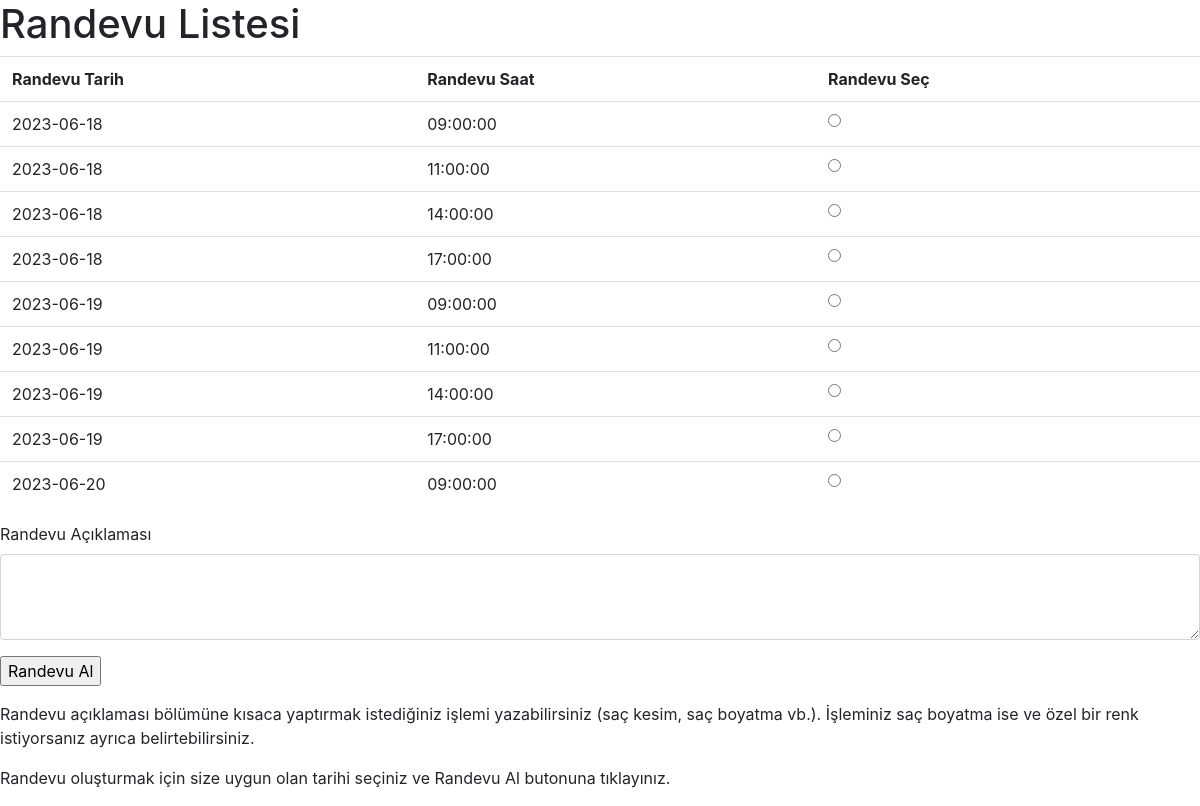
The page /randevu_al.php on the database its author committed.
### tables this page shows
CREATE TABLE `randevular` (
  `randevu_id` bigint(20) UNSIGNED NOT NULL,
  `randevu_tarih` date NOT NULL,
  `randevu_saat` time NOT NULL,
  `randevu_aciklama` varchar(255) NOT NULL,
  `randevu_musaitlik` tinyint(1) NOT NULL,
  `kullanici_id` bigint(20) DEFAULT NULL
);

### randevu_al.php (the view, shortened to what this page needs)
<?php
require_once("veri_tabani.php");
$sql = "SELECT * FROM `randevular` WHERE `randevu_musaitlik` = 1";
$sonuc = mysqli_query($conn, $sql);
if(mysqli_num_rows($sonuc) > 0){
    echo "<h1>Randevu Listesi</h1>";
    echo '<form action="randevu_al.php" method="post">';
    echo "<table class='table table-hover'>";
    echo "<tr><th>Randevu Tarih</th><th>Randevu Saat</th><th>Randevu Seç</th></tr>";
    while($satir = mysqli_fetch_assoc($sonuc)){
        echo "<tr>";
        echo "<td>".$satir['randevu_tarih']."</td>";
        echo "<td>".$satir['randevu_saat']."</td>";
        echo "<td><input type='radio' name='secilen_randevu' value='".$satir['randevu_id']."'></td>";
        echo "</tr>";
    }
    echo "</table>";
    echo '<div class="mb-3">';
    echo '<label for="randevu_aciklama" class="form-label">Randevu Açıklaması</label>';
    echo '<textarea class="form-control" name="randevu_aciklama" id="randevu_aciklama" rows="3"></textarea>';
    echo '</div>';
    echo "<input type='submit' name='submit' value='Randevu Al'>";
    echo "</form>";
}
else{
    echo '<div class="p-3 mb-2 bg-warning text-dark"><p>Müsait bir randevu bulunmamaktadır.</p></div>';
}
?>
<!DOCTYPE html>
<html lang="en">
<head>
    <link rel="stylesheet" href="https://stackpath.bootstrapcdn.com/bootstrap/4.5.0/css/bootstrap.min.css">
</head>
<body>
    <p>Randevu açıklaması bölümüne kısaca yaptırmak istediğiniz işlemi yazabilirsiniz (saç kesim, saç boyatma vb.).
        İşleminiz saç boyatma ise ve özel bir renk istiyorsanız ayrıca belirtebilirsiniz.
    </p>
    <p>Randevu oluşturmak için size uygun olan tarihi seçiniz ve Randevu Al butonuna tıklayınız.</p>
</body>
</html>

### rows shown on the page
randevular: randevu_tarih "2023-06-18", randevu_saat "09:00:00"
randevular: randevu_tarih "2023-06-18", randevu_saat "11:00:00"
randevular: randevu_tarih "2023-06-18", randevu_saat "14:00:00"
randevular: randevu_tarih "2023-06-18", randevu_saat "17:00:00"
randevular: randevu_tarih "2023-06-19", randevu_saat "09:00:00"
randevular: randevu_tarih "2023-06-19", randevu_saat "11:00:00"
randevular: randevu_tarih "2023-06-19", randevu_saat "14:00:00"
randevular: randevu_tarih "2023-06-19", randevu_saat "17:00:00"
randevular: randevu_tarih "2023-06-20", randevu_saat "09:00:00"
